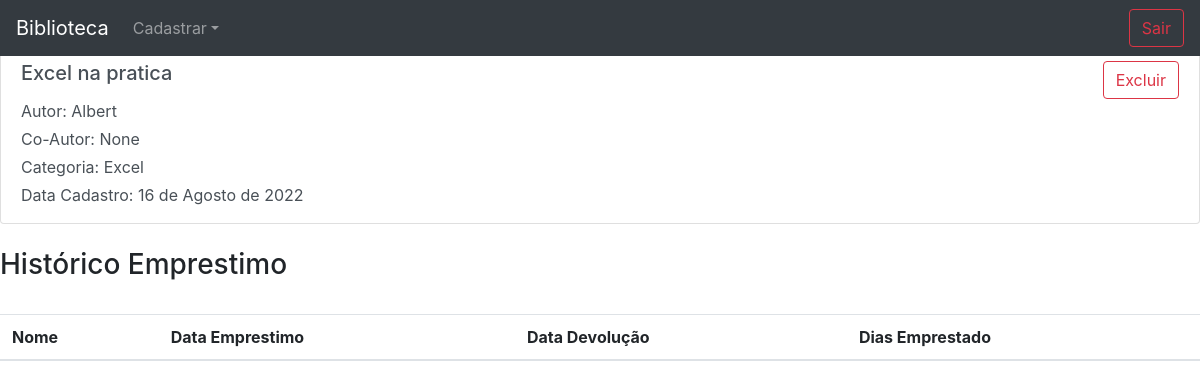
Page /ver_livro/4/ (signed in) on the committed database.
### livro/models.py (models this page shows, shortened)
class Livro(models.Model):
    nome_livro = models.CharField(max_length=50)
    autor = models.CharField(max_length=50)
    co_autor = models.CharField(max_length=50, blank=True, null=True)
    categoria = models.ForeignKey(Categoria, on_delete=models.DO_NOTHING)
    data_cadastro = models.DateField(default=date.today)
    usuario = models.ForeignKey(Usuario, on_delete=models.DO_NOTHING)

class Categoria(models.Model):
    categoria = models.CharField(max_length=50)
    descricao = models.TextField(blank=True, null=True)
    usuario = models.ForeignKey(Usuario, on_delete=models.DO_NOTHING)
    def __str__ (self):
        return self.categoria

### livro/views.py (the view)
# urls.py: path('ver_livro/<int:id>/', views.ver_livro, name='ver_livro'),
def ver_livro(request, id):
    if request.session.get('usuario'):
        livro = Livro.objects.get(id = id)
        status = request.GET.get('status')
        if request.session.get('usuario') == livro.usuario.id:
            emprestado = Emprestimo.objects.filter(nome_livro=livro)
            return render(request, 'ver_livro.html', {'livro':livro,
                                                      'status':status,
                                                      'emprestado':emprestado,
                                                      'usuario_logado':request.session.get('usuario'),})
        else:
            return redirect('/home/?status=1')
    else:
        return redirect('/auth/login/')

### livro/templates/ver_livro.html (shortened to what this page needs)
{% extends 'base.html' %}
{% block body %}
    <div class="list-group">
      <a href="#" class="list-group-item list-group-item-action flex-column align-items-start">
          <div class="d-flex w-100 justify-content-between">
              <h5 class="mb-1">{{livro.nome_livro}}</h5>
              <button type="button" class="btn btn-outline-danger my-2 my-sm-0" data-toggle="modal" data-target="#excluir">
                Excluir
              </button>
          </div>
          <p class="mb-1">Autor: {{livro.autor}}</p>
          <p class="mb-1">Co-Autor: {{livro.co_autor}}</p>
          <p class="mb-1">Categoria: {{livro.categoria}}</p>
          <p class="mb-1">Data Cadastro: {{livro.data_cadastro}}</p>
      </a>
    </div>
    <br>
    <table class="table table-striped">
      <h3>Histórico Emprestimo</h3>
      <br>
      <thead>
        <tr>
          <th scope="col">Nome</th>
          <th scope="col">Data Emprestimo</th>
          <th scope="col">Data Devolução</th>
          <th scope="col">Dias Emprestado</th>
        </tr>
      </thead>
    </table>
{% endblock %}

### rows in the picture
Livro: nome_livro "Excel na pratica", autor "Albert", co_autor "None", categoria "Excel", data_cadastro "16 de Agosto de 2022"
